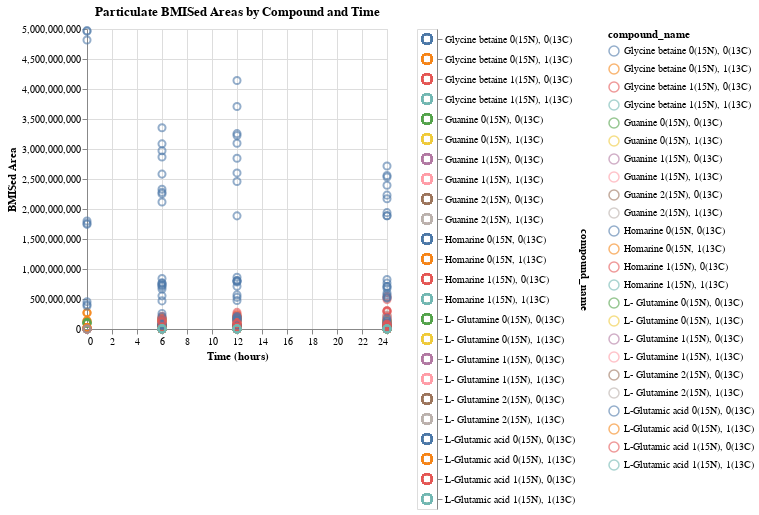

Write notebook code for a chart like this one.
### Code cell
import pandas as pd
import altair as alt

# Pull in particulate dataset
df = pd.read_csv("~/fork-Nitrogenous-Fate-Project/Nitrogenous-Fate-Project/results/particulate_bmised_areas.csv")  # Adjust the file path

# Filtering and data transformation
final_samplepeaks = df[df['filename'].str.startswith("230810_Smp_G5_NFEX_T")].copy()  # Make a copy
final_samplepeaks['day'] = final_samplepeaks['filename'].str.extract(r'T(\d+)')
final_samplepeaks['time'] = pd.to_numeric(final_samplepeaks['day'].str.replace('T', ''))

# Specific hours
specific_hours = [0, 6, 12, 24]

# Altair Plotting
selection = alt.selection_multi(fields=['compound_name'], empty='all')

base = alt.Chart(final_samplepeaks).mark_point(size=50, opacity=0.6).encode(
    x=alt.X('time:Q', title='Time (hours)'),
    y=alt.Y('result_column:Q', title='BMISed Area'),
    color=alt.condition(selection, 'compound_name:N', alt.value('lightgray')),
    tooltip=['compound_name', 'result_column', 'time']
).properties(
    title='Particulate BMISed Areas by Compound and Time'
).add_selection(selection)

filtered_chart = base.transform_filter(selection).properties(
    title='Particulate BMISed Areas by Compound and Time'
)

legend = alt.Chart(final_samplepeaks).mark_point(size=100).encode(
    y=alt.Y('compound_name:N', axis=alt.Axis(orient='right')),
    color=alt.condition(selection, 'compound_name:N', alt.value('lightgray')),
).add_selection(selection)

filtered_chart | legend

### Figure 1 — Vega-Lite specification as saved in the notebook (floating-point values rounded to 4 significant figures; data arrays with more than 128 entries replaced by an {"elided": "..."} marker saying what was removed)
{"config": {"view": {"continuousWidth": 300, "continuousHeight": 300}}, "hconcat": [{"mark": {"type": "point", "opacity": 0.6, "size": 50}, "encoding": {"color": {"condition": {"param": "param_9", "empty": true, "field": "compound_name", "type": "nominal"}, "value": "lightgray"}, "tooltip": [{"field": "compound_name", "type": "nominal"}, {"field": "result_column", "type": "quantitative"}, {"field": "time", "type": "quantitative"}], "x": {"field": "time", "title": "Time (hours)", "type": "quantitative"}, "y": {"field": "result_column", "title": "BMISed Area", "type": "quantitative"}}, "name": "view_13", "title": "Particulate BMISed Areas by Compound and Time", "transform": [{"filter": {"param": "param_9", "empty": true}}]}, {"mark": {"type": "point", "size": 100}, "encoding": {"color": {"condition": {"param": "param_9", "empty": true, "field": "compound_name", "type": "nominal"}, "value": "lightgray"}, "y": {"axis": {"orient": "right"}, "field": "compound_name", "type": "nominal"}}, "name": "view_14"}], "data": {"name": "data-d71aff0ca03bb65f042002188c3f05f7"}, "params": [{"name": "param_9", "select": {"type": "point", "fields": ["compound_name"]}, "views": ["view_13", "view_14"]}], "$schema": "https://vega.github.io/schema/vega-lite/v5.16.3.json", "datasets": {"data-d71aff0ca03bb65f042002188c3f05f7": {"elided": "720 records"}}}
